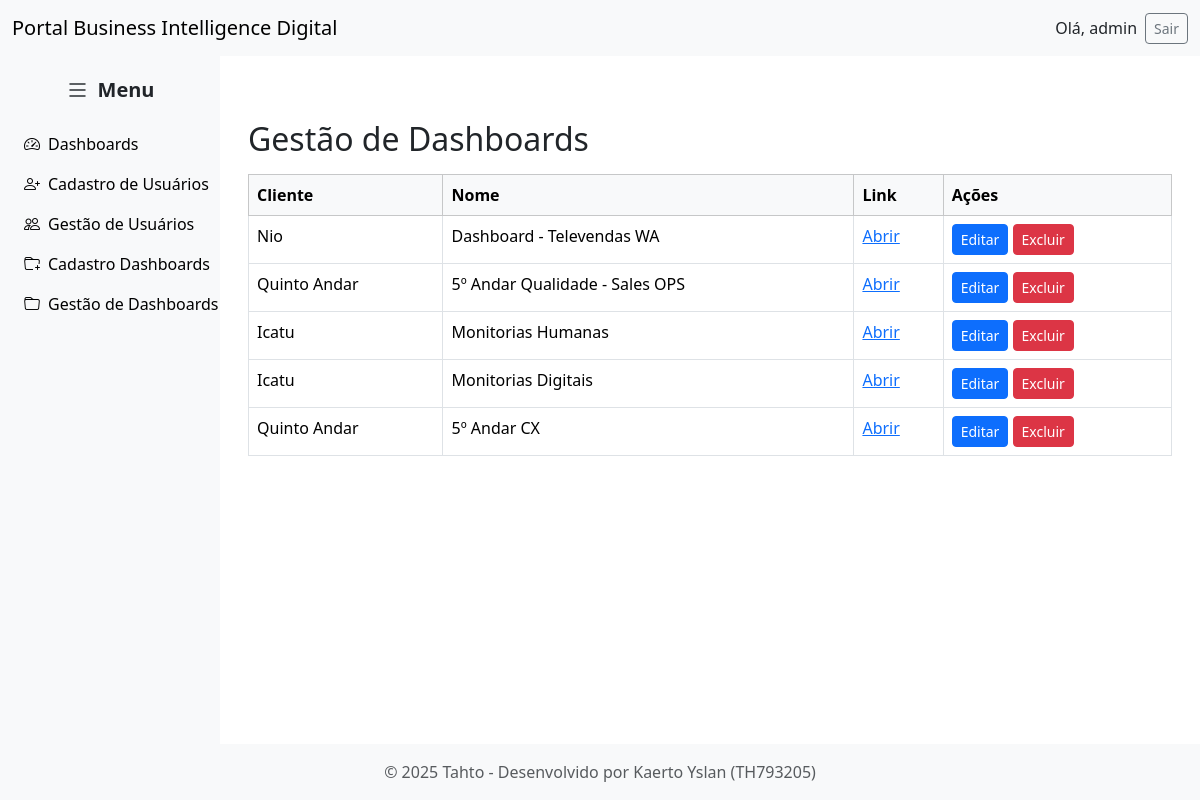
The page /gestao_dashboards (signed in) on the database its author committed.
### tables this page shows
CREATE TABLE users (
	id INTEGER PRIMARY KEY AUTOINCREMENT,
	username TEXT NOT NULL,
	password_hash TEXT NOT NULL,
	tipo INTEGER
, first_login INTEGER DEFAULT 1);

CREATE TABLE dashboard (
            cliente TEXT NOT NULL,
            nome TEXT NOT NULL,
            link TEXT NOT NULL
        , id INTEGER);

### views.py (the view)
@app.route('/gestao_dashboards')
def gestao_dashboards():
    conn = get_db_connection()
    dashboards = conn.execute('SELECT * FROM dashboard').fetchall()
    conn.close()
    return render_template('gestao_dashboards.html', dashboards=dashboards)

### main.py (called while the page is built)
def get_db_connection():
    conn = sqlite3.connect(DB_PATH)
    conn.row_factory = sqlite3.Row
    return conn

def find_user_by_id(user_id):
    with get_db_connection() as conn:
        row = conn.execute(
            "SELECT id, username, password_hash, tipo, first_login FROM users WHERE id = ?",
            (user_id,)
        ).fetchone()
        if row:
            return User(row["id"], row["username"], row["password_hash"], row["tipo"], row["first_login"])
        return None

@login_manager.user_loader
def load_user(user_id):
    return find_user_by_id(user_id)

### views.py (called while the page is built)
@app.before_request
def force_first_login():
    if current_user.is_authenticated:
        endpoint = request.endpoint or ""
        if current_user.first_login == 1 and endpoint not in (
            "logout", "login", "change_password_first_time", "static"
        ):
            return redirect(url_for("change_password_first_time"))

### templates/gestao_dashboards.html (shortened to what this page needs)
{% extends "base_admin.html" %}
{% block content %}
<div class="container mt-5">
    <h2>Gestão de Dashboards</h2>
    <table class="table table-bordered mt-3">
        <thead class="table-light">
            <tr>
                <th>Cliente</th>
                <th>Nome</th>
                <th>Link</th>
                <th>Ações</th>
            </tr>
        </thead>
        <tbody>
            {% for dashboard in dashboards %}
            <tr>
                <td>{{ dashboard['cliente'] }}</td>
                <td>{{ dashboard['nome'] }}</td>
                <td><a href="{{ dashboard['link'] }}" target="_blank">Abrir</a></td>
                <td>
                    <a href="{{ url_for('editar_dashboard', id=dashboard['id']) }}" class="btn btn-sm btn-primary">Editar</a>
                    <form action="{{ url_for('excluir_dashboard', id=dashboard['id']) }}" method="POST" style="display:inline-block;">
                        <button type="submit" class="btn btn-sm btn-danger" onclick="return confirm('Tem certeza que deseja excluir este dashboard?');">Excluir</button>
                    </form>
                </td>
            </tr>
            {% endfor %}
        </tbody>
    </table>
</div>
{% endblock %}

### templates/base_admin.html (shortened to what this page needs)
<!doctype html>
<html lang="pt-br">
<head>
  <link href="https://cdn.jsdelivr.net/npm/bootstrap@5.3.2/dist/css/bootstrap.min.css" rel="stylesheet">
  <link href="https://cdn.jsdelivr.net/npm/bootstrap-icons@1.11.1/font/bootstrap-icons.css" rel="stylesheet">
</head>
<body>
  <nav class="navbar navbar-expand-lg navbar-light bg-light">
    <div class="container-fluid d-flex justify-content-between align-items-center">
      <a class="navbar-brand mb-0" href="{{ url_for('index') }}">
        Portal Business Intelligence Digital
      </a>
      {% if current_user.is_authenticated %}
        <div class="d-flex align-items-center">
          <span class="me-2">Olá, {{ current_user.username }}</span>
          <a class="btn btn-sm btn-outline-secondary" href="{{ url_for('logout') }}">Sair</a>
        </div>
      {% endif %}
    </div>
  </nav>
  <div class="container-fluid content-wrapper">
    {% if current_user.is_authenticated %}
      <div class="sidebar" id="sidebar">
        <div class="sidebar-toggle" id="toggleBtn">
          <i class="bi bi-list"></i>
          <span>Menu</span>
        </div>
        <a href="{{ url_for('homepage') }}"><i class="bi bi-speedometer2"></i> <span>Dashboards</span></a>
        <a href="{{ url_for('register') }}"><i class="bi bi-person-plus"></i> <span>Cadastro de Usuários</span></a>
        <a href="{{ url_for('gestao_usuarios') }}"><i class="bi bi-people"></i> <span>Gestão de Usuários</span></a>
        <a href="{{ url_for('register_dashboard') }}"><i class="bi bi-folder-plus"></i> <span>Cadastro Dashboards</span></a>
        <a href="{{ url_for('gestao_dashboards') }}"><i class="bi bi-folder"></i> <span>Gestão de Dashboards</span></a>
      </div>
    {% endif %}
    <div class="main-content" id="mainContent">
      {% block content %}{% endblock %}
    </div>
  </div>
  <footer class="bg-light text-center text-muted py-3">
    <div class="container">
      © 2025 Tahto - Desenvolvido por Kaerto Yslan (TH793205)
    </div>
  </footer>
</body>
</html>

### templates/base_admin.html (style rules this page uses)
html, body { height: 100%; margin: 0; padding: 0; }
body { display: flex; flex-direction: column; }
.navbar { flex-shrink: 0; margin: 0; border-radius: 0; }
.content-wrapper { flex: 1; display: flex; margin: 0; padding: 0; transition: all 0.3s ease; }
.sidebar { width: 220px; background-color: #f8f9fa; padding: 1rem; display: flex; flex-direction: column; transition: width 0.3s; overflow: hidden; }
.sidebar-toggle { display: flex; align-items: center; justify-content: center; cursor: pointer; margin-bottom: 1rem; }
.sidebar-toggle i { font-size: 1.5rem; margin-right: 0.5rem; }
.sidebar-toggle span { font-size: 1.25rem; font-weight: bold; }
.sidebar a { display: flex; align-items: center; gap: 0.5rem; padding: 0.5rem; text-align: left; color: #000; text-decoration: none; white-space: nowrap; border-radius: 0.25rem; }
.main-content { flex: 1; padding: 1rem; transition: margin-left 0.3s; }
footer { margin: 0; border-radius: 0; }

### rows shown on the page
users: username "admin"
dashboard: cliente "Nio", nome "Dashboard - Televendas WA"
dashboard: cliente "Quinto Andar", nome "5º Andar Qualidade - Sales OPS"
dashboard: cliente "Icatu", nome "Monitorias Humanas"
dashboard: cliente "Icatu", nome "Monitorias Digitais"
dashboard: cliente "Quinto Andar", nome "5º Andar CX"
